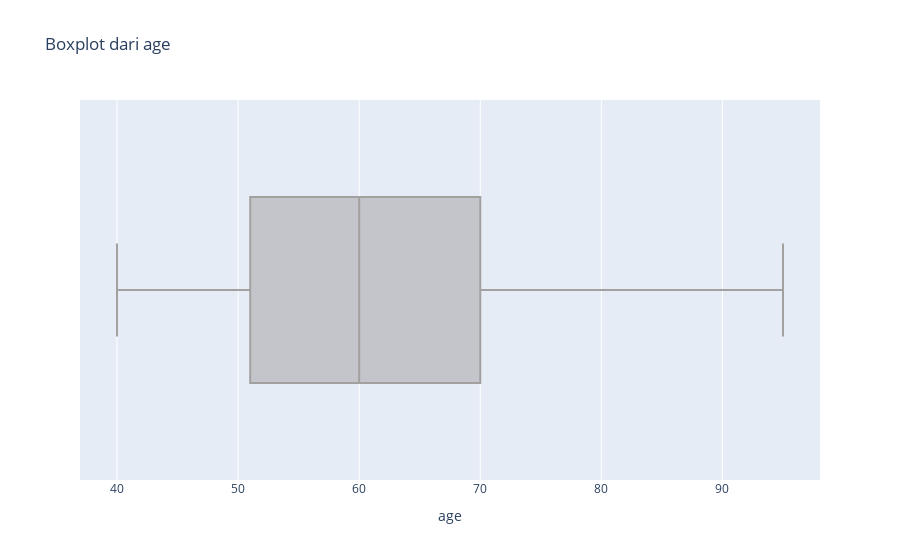
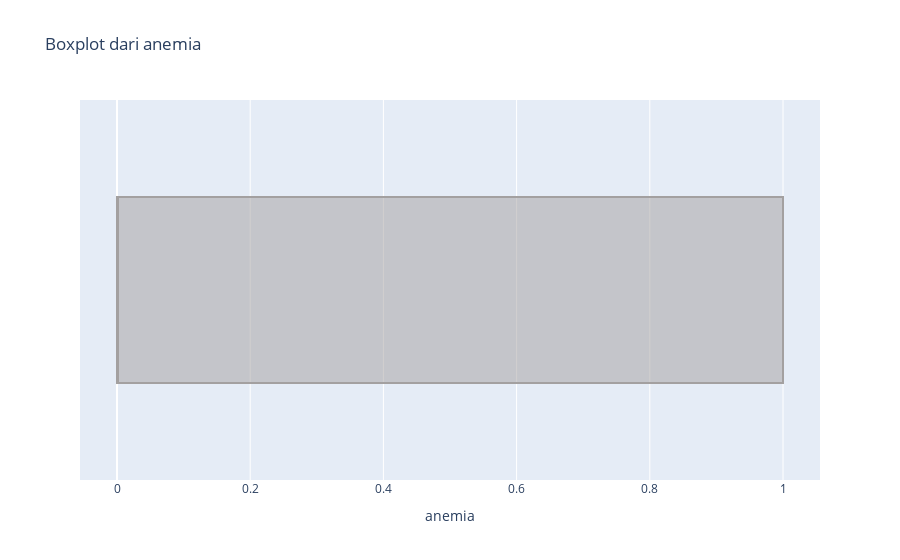

The code cell stored with these charts, in order, in its notebook:
### Markdown cell above
## Visualisasi kolom numerical menggunakan Boxplot

### Code cell
def numBotplotEDA():
    df_1 = df.drop(['DEATH_EVENT'], axis=1)
    num_cols = df_1.select_dtypes(include=['float64', 'int64']).columns.tolist()
    for col in num_cols:
        fig = px.box(df, x = col, title=f'Boxplot dari {col}', labels={'x': col})
        fig.update_traces(marker_color='#a3a0a0')
        fig.show()
numBotplotEDA()

### Figure 1 — Plotly figure (JSON) as saved in the notebook; plotly's stock layout.template omitted (floating-point values rounded to 4 significant figures; data arrays with more than 128 entries replaced by an {"elided": "..."} marker saying what was removed)
{"data": [{"alignmentgroup": "True", "hovertemplate": "age=%{x}<extra></extra>", "legendgroup": "", "marker": {"color": "#a3a0a0"}, "name": "", "notched": false, "offsetgroup": "", "orientation": "h", "showlegend": false, "type": "box", "x": {"elided": "299 int values"}, "x0": " ", "xaxis": "x", "y0": " ", "yaxis": "y"}], "layout": {"boxmode": "group", "legend": {"tracegroupgap": 0}, "title": {"text": "Boxplot dari age"}, "xaxis": {"anchor": "y", "domain": [0, 1], "title": {"text": "age"}}, "yaxis": {"anchor": "x", "domain": [0, 1]}}}

### Figure 2 — Plotly figure (JSON) as saved in the notebook; plotly's stock layout.template omitted (floating-point values rounded to 4 significant figures; data arrays with more than 128 entries replaced by an {"elided": "..."} marker saying what was removed)
{"data": [{"alignmentgroup": "True", "hovertemplate": "anemia=%{x}<extra></extra>", "legendgroup": "", "marker": {"color": "#a3a0a0"}, "name": "", "notched": false, "offsetgroup": "", "orientation": "h", "showlegend": false, "type": "box", "x": {"elided": "299 int values"}, "x0": " ", "xaxis": "x", "y0": " ", "yaxis": "y"}], "layout": {"boxmode": "group", "legend": {"tracegroupgap": 0}, "title": {"text": "Boxplot dari anemia"}, "xaxis": {"anchor": "y", "domain": [0, 1], "title": {"text": "anemia"}}, "yaxis": {"anchor": "x", "domain": [0, 1]}}}
